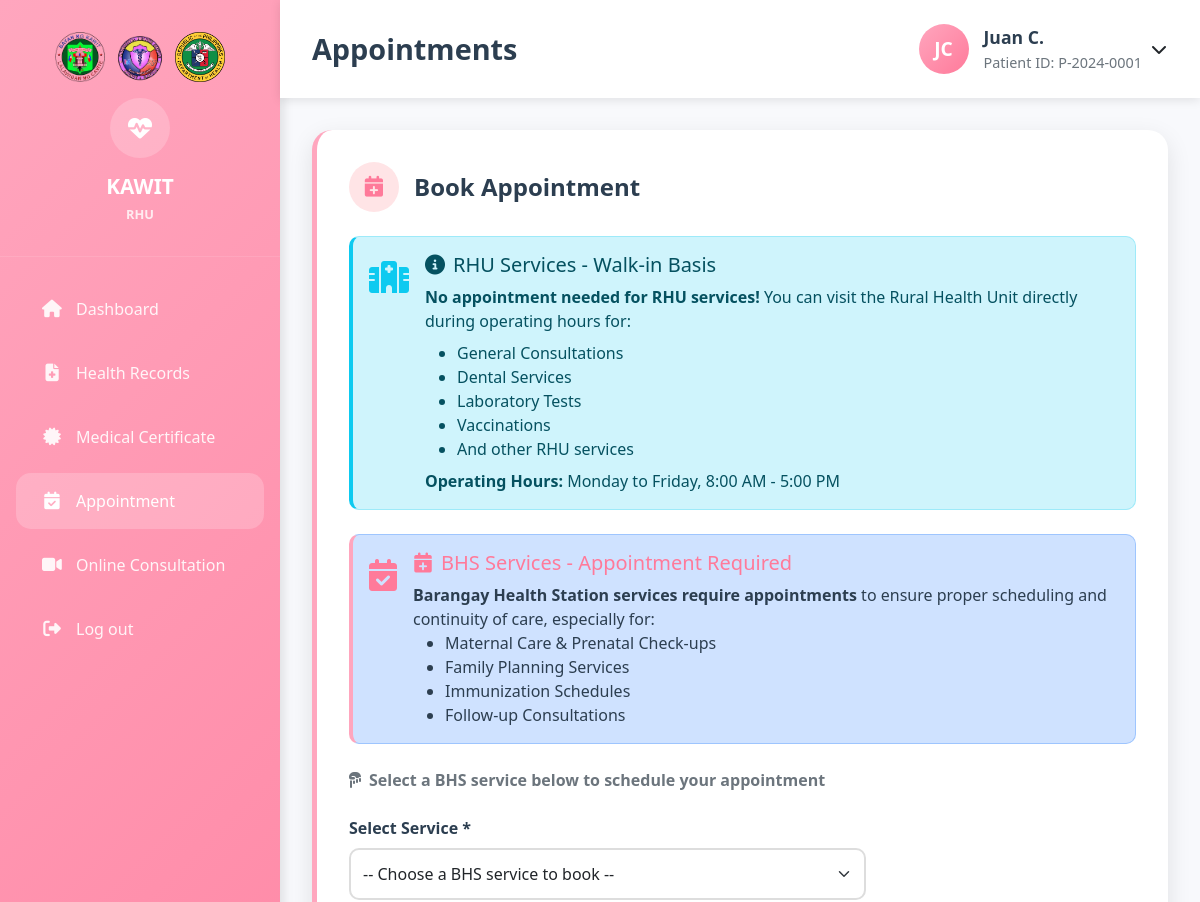
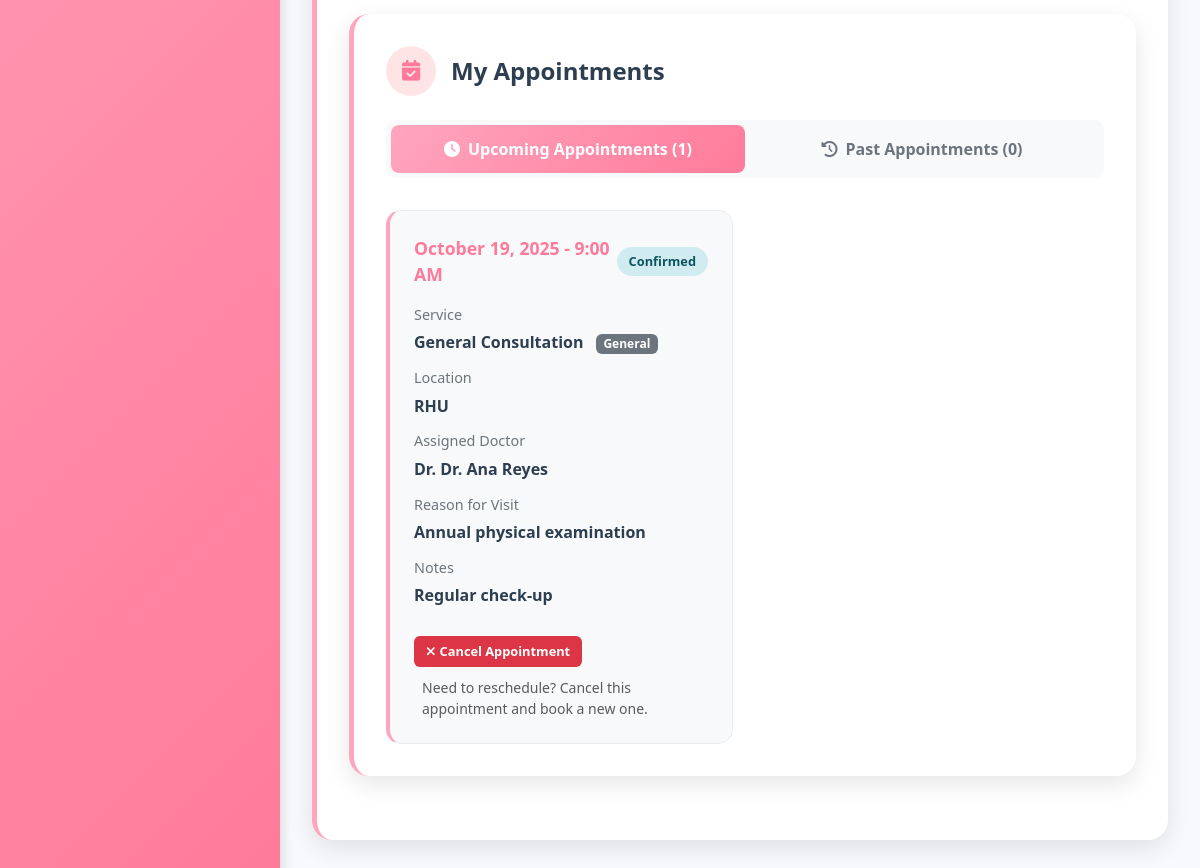
Page /kawit_rhu/Patient/Appointment.php (signed in) on the committed database (2 pictures, top to bottom).
### tables this page shows
CREATE TABLE patients (
    id INT PRIMARY KEY AUTO_INCREMENT,
    user_id INT UNIQUE,
    patient_id VARCHAR(20) UNIQUE NOT NULL,
    first_name VARCHAR(50) NOT NULL,
    middle_name VARCHAR(50),
    last_name VARCHAR(50) NOT NULL,
    suffix VARCHAR(10),
    date_of_birth DATE NOT NULL,
    gender ENUM('Male', 'Female', 'Other') NOT NULL,
    civil_status ENUM('Single', 'Married', 'Widowed', 'Divorced', 'Separated') DEFAULT 'Single',
    address TEXT NOT NULL,
    barangay_id INT,
    phone VARCHAR(15),
    email VARCHAR(100),
    blood_type VARCHAR(5),
    allergies TEXT,
    medical_history TEXT,
    emergency_contact_name VARCHAR(100),
    emergency_contact_phone VARCHAR(15),
    emergency_contact_relationship VARCHAR(50),
    philhealth_number VARCHAR(20),
    occupation VARCHAR(100),
    educational_attainment VARCHAR(50),
    religion VARCHAR(50),
    profile_picture VARCHAR(255),
    is_active BOOLEAN DEFAULT TRUE,
    created_at TIMESTAMP DEFAULT CURRENT_TIMESTAMP,
    updated_at TIMESTAMP DEFAULT CURRENT_TIMESTAMP ON UPDATE CURRENT_TIMESTAMP,
    FOREIGN KEY (user_id) REFERENCES users(id) ON DELETE CASCADE,
    FOREIGN KEY (barangay_id) REFERENCES barangays(id),
    INDEX idx_patient_id (patient_id),
    INDEX idx_name (last_name, first_name),
    INDEX idx_barangay (barangay_id)
);

CREATE TABLE appointments (
    id INT PRIMARY KEY AUTO_INCREMENT,
    patient_id INT NOT NULL,
    service_type_id INT,
    appointment_date DATE NOT NULL,
    appointment_time TIME NOT NULL,
    appointment_location ENUM('RHU', 'BHS') DEFAULT 'RHU',
    barangay_id INT,
    status ENUM('pending', 'confirmed', 'completed', 'cancelled', 'no-show', 'rescheduled') DEFAULT 'pending',
    notes TEXT,
    reason_for_visit TEXT,
    assigned_staff INT,
    created_by INT,
    confirmed_by INT,
    confirmed_at DATETIME,
    cancelled_reason TEXT,
    rescheduled_from INT,
    reminder_sent BOOLEAN DEFAULT FALSE,
    created_at TIMESTAMP DEFAULT CURRENT_TIMESTAMP,
    updated_at TIMESTAMP DEFAULT CURRENT_TIMESTAMP ON UPDATE CURRENT_TIMESTAMP,
    FOREIGN KEY (patient_id) REFERENCES patients(id) ON DELETE CASCADE,
    FOREIGN KEY (service_type_id) REFERENCES service_types(id),
    FOREIGN KEY (assigned_staff) REFERENCES staff(id) ON DELETE SET NULL,
    FOREIGN KEY (barangay_id) REFERENCES barangays(id),
    FOREIGN KEY (created_by) REFERENCES users(id),
    FOREIGN KEY (confirmed_by) REFERENCES staff(id),
    FOREIGN KEY (rescheduled_from) REFERENCES appointments(id),
    INDEX idx_appointment_date (appointment_date),
    INDEX idx_patient_appointments (patient_id, appointment_date),
    INDEX idx_status (status)
);

CREATE TABLE service_types (
    id INT PRIMARY KEY AUTO_INCREMENT,
    service_name VARCHAR(100) NOT NULL,
    service_category ENUM('General', 'Maternal', 'Child Care', 'Family Planning', 'Dental', 'Laboratory', 'Vaccination', 'Emergency') NOT NULL,
    description TEXT,
    duration_minutes INT DEFAULT 30,
    fee DECIMAL(8,2) DEFAULT 0.00,
    requires_appointment BOOLEAN DEFAULT TRUE,
    available_at ENUM('RHU', 'BHS', 'Both') DEFAULT 'Both',
    is_active BOOLEAN DEFAULT TRUE,
    created_at TIMESTAMP DEFAULT CURRENT_TIMESTAMP
);

### kawit_rhu/Patient/Appointment.php (the view, shortened to what the rows shown need)
<?php
$host = 'localhost';
$dbname = 'kawit_rhu';
$username = 'root';
$password = '';
try {
    $pdo = new PDO("mysql:host=$host;dbname=$dbname", $username, $password);
    $pdo->setAttribute(PDO::ATTR_ERRMODE, PDO::ERRMODE_EXCEPTION);
} catch(PDOException $e) {
    die("Connection failed: " . $e->getMessage());
}
$stmt = $pdo->prepare("
    SELECT p.*, u.username, b.barangay_name,
           YEAR(CURDATE()) - YEAR(p.date_of_birth) as age
    FROM patients p
    JOIN users u ON p.user_id = u.id
    LEFT JOIN barangays b ON p.barangay_id = b.id
    WHERE u.id = ?
");
$stmt->execute([$_SESSION['user_id']]);
$patient = $stmt->fetch(PDO::FETCH_ASSOC);
$appointmentsStmt = $pdo->prepare("
    SELECT a.*, st.service_name, st.service_category,
           CONCAT(s.first_name, ' ', s.last_name) as doctor_name,
           b.barangay_name
    FROM appointments a
    LEFT JOIN service_types st ON a.service_type_id = st.id
    LEFT JOIN staff s ON a.assigned_staff = s.id
    LEFT JOIN barangays b ON a.barangay_id = b.id
    WHERE a.patient_id = ?
    ORDER BY a.appointment_date DESC, a.appointment_time DESC
");
$appointmentsStmt->execute([$patient['id']]);
$allAppointments = $appointmentsStmt->fetchAll(PDO::FETCH_ASSOC);
$upcomingAppointments = [];
$pastAppointments = [];
$today = date('Y-m-d');
foreach ($allAppointments as $appointment) {
    if ($appointment['status'] == 'completed' || $appointment['status'] == 'cancelled' || $appointment['status'] == 'no-show') {
        $pastAppointments[] = $appointment;
    } else if ($appointment['appointment_date'] >= $today) {
        $upcomingAppointments[] = $appointment;
    } else {
        $pastAppointments[] = $appointment;
    }
}
?>
<!DOCTYPE html>
<html lang="en">
<head>
    <link href="https://cdnjs.cloudflare.com/ajax/libs/bootstrap/5.3.0/css/bootstrap.min.css" rel="stylesheet">
    <link href="https://cdnjs.cloudflare.com/ajax/libs/font-awesome/6.4.0/css/all.min.css" rel="stylesheet">
</head>
<body>
    <div class="main-container">
        <div class="main-content">
            <nav class="top-navbar">
                <h1 class="page-title">Appointments</h1>
                <div class="user-info">
                    <div class="user-avatar">
                        <?php
                        $initials = strtoupper(substr($patient['first_name'], 0, 1) . substr($patient['last_name'], 0, 1));
                        echo $initials;
                        ?>
                    </div>
                    <div class="user-details">
                        <div class="user-name"><?php echo htmlspecialchars($patient['first_name'] . ' ' . substr($patient['last_name'], 0, 1) . '.'); ?></div>
                        <div class="user-role">Patient ID: <?php echo htmlspecialchars($patient['patient_id']); ?></div>
                    </div>
                    <div class="dropdown">
                        <button class="btn btn-link text-dark p-0 ms-2" type="button" data-bs-toggle="dropdown" style="text-decoration: none;">
                        </button>
                    </div>
                </div>
            </nav>
            <div class="dashboard-content">
            <div class="content-section">
                <div class="content-section">
                    <div class="tab-content active" id="upcoming">
                        <?php if (!empty($upcomingAppointments)): ?>
                            <div class="appointments-grid">
                            <?php foreach ($upcomingAppointments as $appointment): ?>
                                <div class="appointment-card">
                                    <div class="appointment-header">
                                        <div class="appointment-date">
                                            <?php echo date('F j, Y', strtotime($appointment['appointment_date'])); ?> -
                                            <?php
                                            if ($appointment['appointment_time'] == '00:00:00') {
                                                echo '<span style="color: #856404; font-style: italic;">Time: To be scheduled by admin</span>';
                                            } else {
                                                echo date('g:i A', strtotime($appointment['appointment_time']));
                                            }
                                            ?>
                                        </div>
                                        <span class="appointment-status status-<?php echo $appointment['status']; ?>">
                                            <?php echo ucfirst($appointment['status']); ?>
                                        </span>
                                    </div>
                                    <div class="appointment-content">
                                        <div class="appointment-label">Service</div>
                                        <div class="appointment-value">
                                            <?php echo htmlspecialchars($appointment['service_name']); ?>
                                            <?php if ($appointment['service_category']): ?>
                                                <span class="badge bg-secondary ms-2"><?php echo $appointment['service_category']; ?></span>
                                            <?php endif; ?>
                                        </div>
                                        <div class="appointment-label">Location</div>
                                        <div class="appointment-value">
                                            <?php echo htmlspecialchars($appointment['appointment_location']); ?>
                                        </div>
                                        <?php if ($appointment['doctor_name']): ?>
                                            <div class="appointment-label">Assigned Doctor</div>
                                            <div class="appointment-value">Dr. <?php echo htmlspecialchars($appointment['doctor_name']); ?></div>
                                        <?php endif; ?>
                                        <?php if ($appointment['reason_for_visit']): ?>
                                            <div class="appointment-label">Reason for Visit</div>
                                            <div class="appointment-value"><?php echo htmlspecialchars($appointment['reason_for_visit']); ?></div>
                                        <?php endif; ?>
                                        <?php if ($appointment['notes']): ?>
                                            <div class="appointment-label">Notes</div>
                                            <div class="appointment-value"><?php echo nl2br(htmlspecialchars($appointment['notes'])); ?></div>
                                        <?php endif; ?>
                                    </div>
                                    <?php if ($appointment['status'] == 'pending' || $appointment['status'] == 'confirmed' || $appointment['status'] == 'rescheduled'): ?>
                                        <div class="appointment-actions">
                                        <button class="btn-cancel" onclick="cancelAppointment(<?php echo $appointment['id']; ?>)">
                                            <i class="fas fa-times me-1"></i>Cancel Appointment
                                        </button>
                                        <small class="text-muted ms-2">Need to reschedule? Cancel this appointment and book a new one.</small>
                                        </div>
                                    <?php endif; ?>
                                </div>
                            <?php endforeach; ?>
                                    </div>
                        <?php endif; ?>
                    </div>
                </div>
            </div>
        </div>
    </div>
</body>
</html>

### rows in the picture
patients: initials "JC", first_name+last_name "Juan C.", patient "P-2024-0001"
appointments: appointment_date "October 19, 2025", appointment_time "9:00 AM", status "Confirmed", service_type.service_name "General Consultation", service_type.service_category "General", appointment_location "RHU", doctor_name "Dr. Ana Reyes", reason_for_visit "Annual physical examination", notes "Regular check-up"

### other values in the picture
count($upcomingAppointments) "1"
count($pastAppointments) "0"
